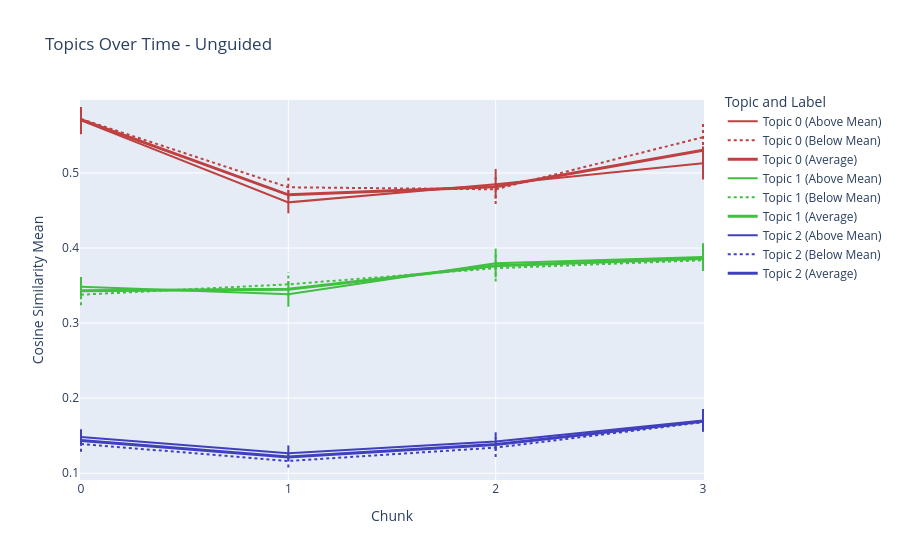
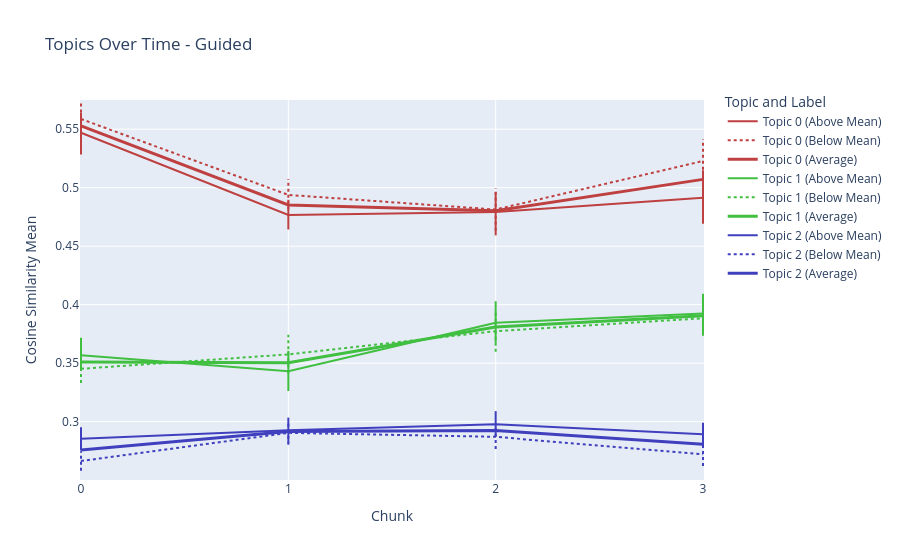

Notebook code for these charts, in order:
### Code cell
# #juries
# train_and_plot(df_jury,seed_topics_juries,3,4,'majority_pct',95,'unguided')
# train_and_plot(df_jury,seed_topics_juries,3,4,'majority_pct',95,'guided')

### Figure 1 — Plotly figure (JSON) as saved in the notebook; plotly's stock layout.template omitted (floating-point values rounded to 4 significant figures)
{"data": [{"line": {"color": "hsl(0.0, 50%, 50%)", "dash": "solid"}, "mode": "lines", "name": "Topic 0 (Above Mean)", "type": "scatter", "x": [0, 1, 2, 3], "y": [0.57, 0.4608, 0.4848, 0.5129]}, {"line": {"color": "hsl(0.0, 50%, 50%)", "dash": "dot"}, "mode": "lines", "name": "Topic 0 (Below Mean)", "type": "scatter", "x": [0, 1, 2, 3], "y": [0.5719, 0.4809, 0.4782, 0.5476]}, {"line": {"color": "hsl(0.0, 50%, 50%)", "width": 3}, "mode": "lines", "name": "Topic 0 (Average)", "type": "scatter", "x": [0, 1, 2, 3], "y": [0.5709, 0.4709, 0.4815, 0.5302]}, {"line": {"color": "hsl(120.0, 50%, 50%)", "dash": "solid"}, "mode": "lines", "name": "Topic 1 (Above Mean)", "type": "scatter", "x": [0, 1, 2, 3], "y": [0.3486, 0.3385, 0.3798, 0.3881]}, {"line": {"color": "hsl(120.0, 50%, 50%)", "dash": "dot"}, "mode": "lines", "name": "Topic 1 (Below Mean)", "type": "scatter", "x": [0, 1, 2, 3], "y": [0.3378, 0.3517, 0.3731, 0.3837]}, {"line": {"color": "hsl(120.0, 50%, 50%)", "width": 3}, "mode": "lines", "name": "Topic 1 (Average)", "type": "scatter", "x": [0, 1, 2, 3], "y": [0.3432, 0.3451, 0.3765, 0.3859]}, {"line": {"color": "hsl(240.0, 50%, 50%)", "dash": "solid"}, "mode": "lines", "name": "Topic 2 (Above Mean)", "type": "scatter", "x": [0, 1, 2, 3], "y": [0.1483, 0.1268, 0.1422, 0.1702]}, {"line": {"color": "hsl(240.0, 50%, 50%)", "dash": "dot"}, "mode": "lines", "name": "Topic 2 (Below Mean)", "type": "scatter", "x": [0, 1, 2, 3], "y": [0.1389, 0.1163, 0.1341, 0.168]}, {"line": {"color": "hsl(240.0, 50%, 50%)", "width": 3}, "mode": "lines", "name": "Topic 2 (Average)", "type": "scatter", "x": [0, 1, 2, 3], "y": [0.1436, 0.1215, 0.1382, 0.1691]}], "layout": {"legend": {"title": {"text": "Topic and Label"}, "x": 1.03, "xanchor": "left", "y": 1.03, "yanchor": "top"}, "margin": {"b": 80, "l": 80, "r": 80, "t": 100}, "shapes": [{"line": {"color": "hsl(0.0, 50%, 50%)", "dash": "solid", "width": 2}, "type": "line", "x0": 0, "x1": 0, "y0": 0.5517, "y1": 0.5879}, {"line": {"color": "hsl(0.0, 50%, 50%)", "dash": "solid", "width": 2}, "type": "line", "x0": 1, "x1": 1, "y0": 0.4463, "y1": 0.4763}, {"line": {"color": "hsl(0.0, 50%, 50%)", "dash": "solid", "width": 2}, "type": "line", "x0": 2, "x1": 2, "y0": 0.4657, "y1": 0.5054}, {"line": {"color": "hsl(0.0, 50%, 50%)", "dash": "solid", "width": 2}, "type": "line", "x0": 3, "x1": 3, "y0": 0.4912, "y1": 0.5351}, {"line": {"color": "hsl(0.0, 50%, 50%)", "dash": "dot", "width": 2}, "type": "line", "x0": 0, "x1": 0, "y0": 0.5556, "y1": 0.5875}, {"line": {"color": "hsl(0.0, 50%, 50%)", "dash": "dot", "width": 2}, "type": "line", "x0": 1, "x1": 1, "y0": 0.4656, "y1": 0.497}, {"line": {"color": "hsl(0.0, 50%, 50%)", "dash": "dot", "width": 2}, "type": "line", "x0": 2, "x1": 2, "y0": 0.4587, "y1": 0.4976}, {"line": {"color": "hsl(0.0, 50%, 50%)", "dash": "dot", "width": 2}, "type": "line", "x0": 3, "x1": 3, "y0": 0.5291, "y1": 0.567}, {"line": {"color": "hsl(120.0, 50%, 50%)", "dash": "solid", "width": 2}, "type": "line", "x0": 0, "x1": 0, "y0": 0.3353, "y1": 0.3614}, {"line": {"color": "hsl(120.0, 50%, 50%)", "dash": "solid", "width": 2}, "type": "line", "x0": 1, "x1": 1, "y0": 0.3217, "y1": 0.3559}, {"line": {"color": "hsl(120.0, 50%, 50%)", "dash": "solid", "width": 2}, "type": "line", "x0": 2, "x1": 2, "y0": 0.3608, "y1": 0.3993}, {"line": {"color": "hsl(120.0, 50%, 50%)", "dash": "solid", "width": 2}, "type": "line", "x0": 3, "x1": 3, "y0": 0.3697, "y1": 0.4062}, {"line": {"color": "hsl(120.0, 50%, 50%)", "dash": "dot", "width": 2}, "type": "line", "x0": 0, "x1": 0, "y0": 0.3239, "y1": 0.35}, {"line": {"color": "hsl(120.0, 50%, 50%)", "dash": "dot", "width": 2}, "type": "line", "x0": 1, "x1": 1, "y0": 0.3354, "y1": 0.3682}, {"line": {"color": "hsl(120.0, 50%, 50%)", "dash": "dot", "width": 2}, "type": "line", "x0": 2, "x1": 2, "y0": 0.3554, "y1": 0.3914}, {"line": {"color": "hsl(120.0, 50%, 50%)", "dash": "dot", "width": 2}, "type": "line", "x0": 3, "x1": 3, "y0": 0.3695, "y1": 0.3988}, {"line": {"color": "hsl(240.0, 50%, 50%)", "dash": "solid", "width": 2}, "type": "line", "x0": 0, "x1": 0, "y0": 0.1371, "y1": 0.1586}, {"line": {"color": "hsl(240.0, 50%, 50%)", "dash": "solid", "width": 2}, "type": "line", "x0": 1, "x1": 1, "y0": 0.1172, "y1": 0.137}, {"line": {"color": "hsl(240.0, 50%, 50%)", "dash": "solid", "width": 2}, "type": "line", "x0": 2, "x1": 2, "y0": 0.1304, "y1": 0.1546}, {"line": {"color": "hsl(240.0, 50%, 50%)", "dash": "solid", "width": 2}, "type": "line", "x0": 3, "x1": 3, "y0": 0.1559, "y1": 0.1857}, {"line": {"color": "hsl(240.0, 50%, 50%)", "dash": "dot", "width": 2}, "type": "line", "x0": 0, "x1": 0, "y0": 0.1285, "y1": 0.1503}, {"line": {"color": "hsl(240.0, 50%, 50%)", "dash": "dot", "width": 2}, "type": "line", "x0": 1, "x1": 1, "y0": 0.1076, "y1": 0.1253}, {"line": {"color": "hsl(240.0, 50%, 50%)", "dash": "dot", "width": 2}, "type": "line", "x0": 2, "x1": 2, "y0": 0.1217, "y1": 0.1475}, {"line": {"color": "hsl(240.0, 50%, 50%)", "dash": "dot", "width": 2}, "type": "line", "x0": 3, "x1": 3, "y0": 0.1552, "y1": 0.1818}], "title": {"text": "Topics Over Time - Unguided"}, "xaxis": {"tickmode": "linear", "title": {"text": "Chunk"}, "type": "category"}, "yaxis": {"title": {"text": "Cosine Similarity Mean"}}}}

### Figure 2 — Plotly figure (JSON) as saved in the notebook; plotly's stock layout.template omitted (floating-point values rounded to 4 significant figures)
{"data": [{"line": {"color": "hsl(0.0, 50%, 50%)", "dash": "solid"}, "mode": "lines", "name": "Topic 0 (Above Mean)", "type": "scatter", "x": [0, 1, 2, 3], "y": [0.547, 0.4766, 0.4791, 0.4914]}, {"line": {"color": "hsl(0.0, 50%, 50%)", "dash": "dot"}, "mode": "lines", "name": "Topic 0 (Below Mean)", "type": "scatter", "x": [0, 1, 2, 3], "y": [0.5587, 0.4938, 0.4813, 0.5228]}, {"line": {"color": "hsl(0.0, 50%, 50%)", "width": 3}, "mode": "lines", "name": "Topic 0 (Average)", "type": "scatter", "x": [0, 1, 2, 3], "y": [0.5528, 0.4852, 0.4802, 0.5071]}, {"line": {"color": "hsl(120.0, 50%, 50%)", "dash": "solid"}, "mode": "lines", "name": "Topic 1 (Above Mean)", "type": "scatter", "x": [0, 1, 2, 3], "y": [0.3568, 0.3431, 0.3845, 0.3925]}, {"line": {"color": "hsl(120.0, 50%, 50%)", "dash": "dot"}, "mode": "lines", "name": "Topic 1 (Below Mean)", "type": "scatter", "x": [0, 1, 2, 3], "y": [0.3452, 0.3575, 0.3774, 0.3884]}, {"line": {"color": "hsl(120.0, 50%, 50%)", "width": 3}, "mode": "lines", "name": "Topic 1 (Average)", "type": "scatter", "x": [0, 1, 2, 3], "y": [0.351, 0.3503, 0.3809, 0.3905]}, {"line": {"color": "hsl(240.0, 50%, 50%)", "dash": "solid"}, "mode": "lines", "name": "Topic 2 (Above Mean)", "type": "scatter", "x": [0, 1, 2, 3], "y": [0.2853, 0.2927, 0.2979, 0.2892]}, {"line": {"color": "hsl(240.0, 50%, 50%)", "dash": "dot"}, "mode": "lines", "name": "Topic 2 (Below Mean)", "type": "scatter", "x": [0, 1, 2, 3], "y": [0.2664, 0.2904, 0.287, 0.272]}, {"line": {"color": "hsl(240.0, 50%, 50%)", "width": 3}, "mode": "lines", "name": "Topic 2 (Average)", "type": "scatter", "x": [0, 1, 2, 3], "y": [0.2758, 0.2916, 0.2925, 0.2806]}], "layout": {"legend": {"title": {"text": "Topic and Label"}, "x": 1.03, "xanchor": "left", "y": 1.03, "yanchor": "top"}, "margin": {"b": 80, "l": 80, "r": 80, "t": 100}, "shapes": [{"line": {"color": "hsl(0.0, 50%, 50%)", "dash": "solid", "width": 2}, "type": "line", "x0": 0, "x1": 0, "y0": 0.5283, "y1": 0.5642}, {"line": {"color": "hsl(0.0, 50%, 50%)", "dash": "solid", "width": 2}, "type": "line", "x0": 1, "x1": 1, "y0": 0.4643, "y1": 0.4897}, {"line": {"color": "hsl(0.0, 50%, 50%)", "dash": "solid", "width": 2}, "type": "line", "x0": 2, "x1": 2, "y0": 0.4592, "y1": 0.4964}, {"line": {"color": "hsl(0.0, 50%, 50%)", "dash": "solid", "width": 2}, "type": "line", "x0": 3, "x1": 3, "y0": 0.4691, "y1": 0.515}, {"line": {"color": "hsl(0.0, 50%, 50%)", "dash": "dot", "width": 2}, "type": "line", "x0": 0, "x1": 0, "y0": 0.5437, "y1": 0.5728}, {"line": {"color": "hsl(0.0, 50%, 50%)", "dash": "dot", "width": 2}, "type": "line", "x0": 1, "x1": 1, "y0": 0.4812, "y1": 0.5075}, {"line": {"color": "hsl(0.0, 50%, 50%)", "dash": "dot", "width": 2}, "type": "line", "x0": 2, "x1": 2, "y0": 0.4632, "y1": 0.4995}, {"line": {"color": "hsl(0.0, 50%, 50%)", "dash": "dot", "width": 2}, "type": "line", "x0": 3, "x1": 3, "y0": 0.505, "y1": 0.5414}, {"line": {"color": "hsl(120.0, 50%, 50%)", "dash": "solid", "width": 2}, "type": "line", "x0": 0, "x1": 0, "y0": 0.3436, "y1": 0.3717}, {"line": {"color": "hsl(120.0, 50%, 50%)", "dash": "solid", "width": 2}, "type": "line", "x0": 1, "x1": 1, "y0": 0.3262, "y1": 0.3606}, {"line": {"color": "hsl(120.0, 50%, 50%)", "dash": "solid", "width": 2}, "type": "line", "x0": 2, "x1": 2, "y0": 0.3674, "y1": 0.403}, {"line": {"color": "hsl(120.0, 50%, 50%)", "dash": "solid", "width": 2}, "type": "line", "x0": 3, "x1": 3, "y0": 0.3751, "y1": 0.4093}, {"line": {"color": "hsl(120.0, 50%, 50%)", "dash": "dot", "width": 2}, "type": "line", "x0": 0, "x1": 0, "y0": 0.333, "y1": 0.358}, {"line": {"color": "hsl(120.0, 50%, 50%)", "dash": "dot", "width": 2}, "type": "line", "x0": 1, "x1": 1, "y0": 0.3413, "y1": 0.3743}, {"line": {"color": "hsl(120.0, 50%, 50%)", "dash": "dot", "width": 2}, "type": "line", "x0": 2, "x1": 2, "y0": 0.3598, "y1": 0.3949}, {"line": {"color": "hsl(120.0, 50%, 50%)", "dash": "dot", "width": 2}, "type": "line", "x0": 3, "x1": 3, "y0": 0.3735, "y1": 0.4034}, {"line": {"color": "hsl(240.0, 50%, 50%)", "dash": "solid", "width": 2}, "type": "line", "x0": 0, "x1": 0, "y0": 0.2753, "y1": 0.2953}, {"line": {"color": "hsl(240.0, 50%, 50%)", "dash": "solid", "width": 2}, "type": "line", "x0": 1, "x1": 1, "y0": 0.2816, "y1": 0.3035}, {"line": {"color": "hsl(240.0, 50%, 50%)", "dash": "solid", "width": 2}, "type": "line", "x0": 2, "x1": 2, "y0": 0.2877, "y1": 0.309}, {"line": {"color": "hsl(240.0, 50%, 50%)", "dash": "solid", "width": 2}, "type": "line", "x0": 3, "x1": 3, "y0": 0.2784, "y1": 0.2991}, {"line": {"color": "hsl(240.0, 50%, 50%)", "dash": "dot", "width": 2}, "type": "line", "x0": 0, "x1": 0, "y0": 0.258, "y1": 0.2746}, {"line": {"color": "hsl(240.0, 50%, 50%)", "dash": "dot", "width": 2}, "type": "line", "x0": 1, "x1": 1, "y0": 0.2802, "y1": 0.3003}, {"line": {"color": "hsl(240.0, 50%, 50%)", "dash": "dot", "width": 2}, "type": "line", "x0": 2, "x1": 2, "y0": 0.2767, "y1": 0.2977}, {"line": {"color": "hsl(240.0, 50%, 50%)", "dash": "dot", "width": 2}, "type": "line", "x0": 3, "x1": 3, "y0": 0.262, "y1": 0.2824}], "title": {"text": "Topics Over Time - Guided"}, "xaxis": {"tickmode": "linear", "title": {"text": "Chunk"}, "type": "category"}, "yaxis": {"title": {"text": "Cosine Similarity Mean"}}}}
